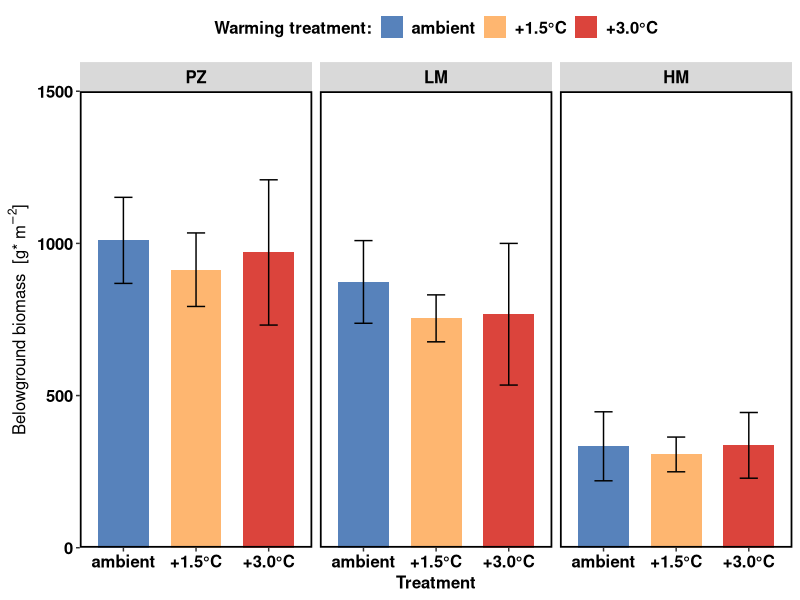
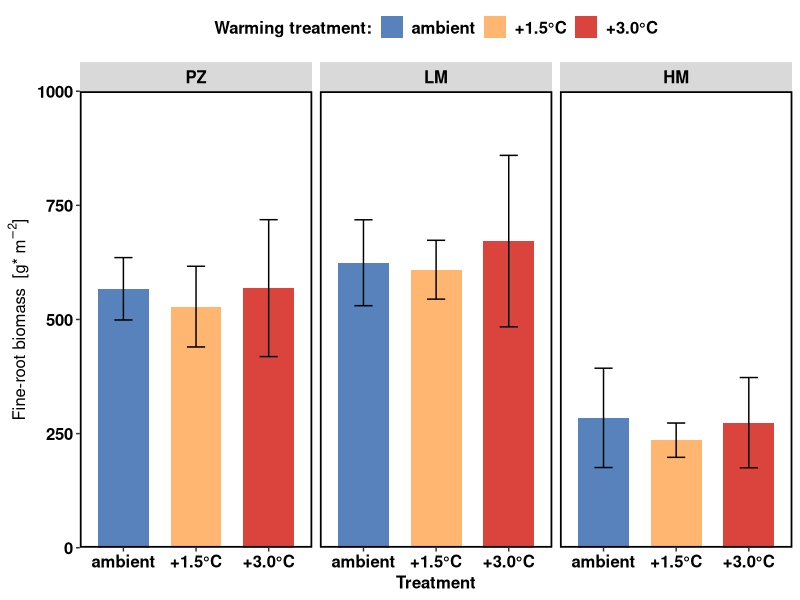
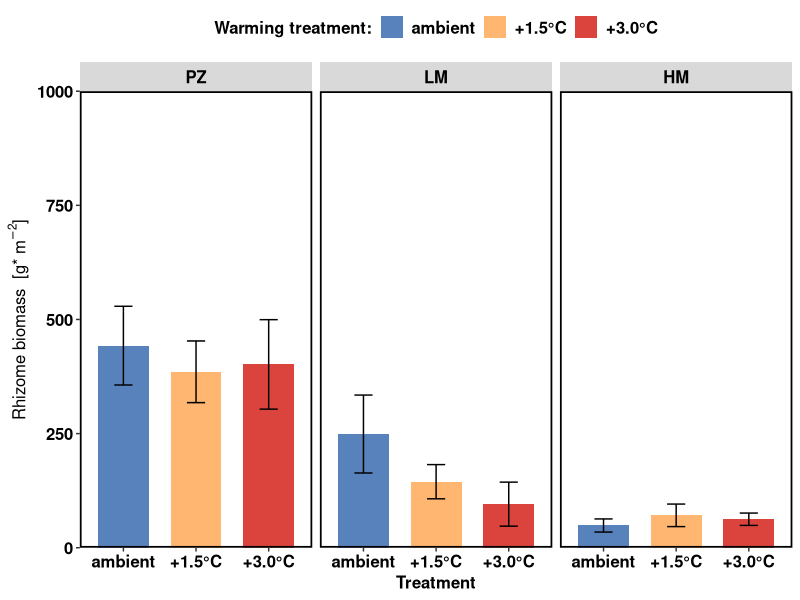
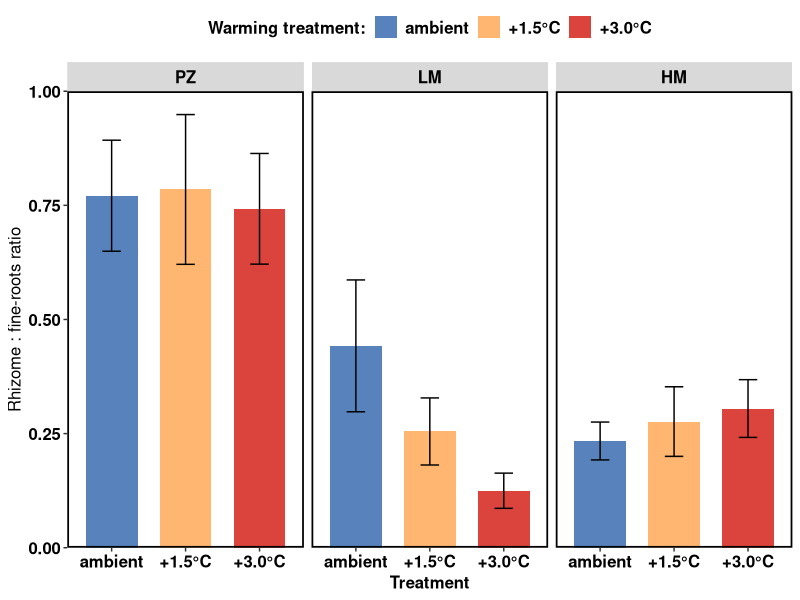

These charts were generated, in order, by the following R code: (Note: this script raises an error after producing the figures.)
## ---- chunk 1
#install.packages("ggplot2")
#install.packages("tidyverse")
## ---- chunk 2
library(tidyverse)
library(ggplot2)
## ---- chunk 3
df_bgb <- read.delim("./data/bgb/df_bgb_22.txt", dec = ".", sep = "\t")
## ---- chunk 4
# Creates a theme for all plots in this study 
# Creates a theme for all plots in this study 
theme_JM <- theme(axis.title.x        = element_text(colour = "black", size = 12, face = "bold"),
                   axis.text.x        = element_text(colour = "black", size = 12, face = "bold"), 
                   axis.title.y       = element_text(colour = "black", size = 12, face = "bold"),
                   axis.text.y        = element_text(colour = "black", size = 12, face = "bold"), 
                   legend.title       = element_text(colour = "black", size = 12, face = "bold"),
                   legend.text        = element_text(colour = "black", size = 12, face = "bold"), 
                   legend.position    = "top",
                   panel.background   = element_blank(), panel.border = element_rect(colour = "black", fill = NA, size = 1.2),
                   legend.key         = element_blank(),
                   strip.text.x       = element_text(colour = "black", size = 12, face = "bold"),
                   strip.text.y       = element_text(colour = "black", size = 12, face = "bold"))
## ---- chunk 5
df_bgb$Treatment <- recode_factor(df_bgb$Treatment, "ambient" = "ambient", "+1.5" = "+1.5°C", "+3.0" = "+3.0°C")
df_bgb$Zone      <- factor(df_bgb$Zone, levels = c("PZ", "LM", "HM"))
## ---- chunk 6
plot_bgb_22 <- df_bgb %>%
  ggplot(aes(x = Treatment, y = BGB_g_m2, fill = Treatment)) +
    stat_summary(fun = mean, geom = "bar", position = position_dodge(width = 0.9),
                 alpha = 0.9, width = 0.7) +
    stat_summary(fun.data = mean_se, geom = "errorbar",
                 position = position_dodge(width = 0.9), width = 0.25, color = "black") +
    scale_fill_manual(values = c("ambient" = "#4575B4", "+1.5°C" = "#FDAE61", "+3.0°C" = "#D73027"), name = "Warming treatment:") +
    scale_y_continuous(name = expression(paste("Belowground biomass", " ", " [", "g", "*", " ", "m"^-2, "]")), expand = c(0,0)) +
    coord_cartesian(ylim = c(0, 1500)) +
    facet_grid(~ Zone) +
    theme_JM 

plot_bgb_fine_22 <- df_bgb %>%
  ggplot(aes(x = Treatment, y = Fine_roots_g_m2, fill = Treatment)) +
    stat_summary(fun = mean, geom = "bar", position = position_dodge(width = 0.9),
                 alpha = 0.9, width = 0.7) +
    stat_summary(fun.data = mean_se, geom = "errorbar",
                 position = position_dodge(width = 0.9), width = 0.25, color = "black") +
    scale_fill_manual(values = c("ambient" = "#4575B4", "+1.5°C" = "#FDAE61", "+3.0°C" = "#D73027"), name = "Warming treatment:") +
    scale_y_continuous(name = expression(paste("Fine-root biomass", " ", " [", "g", "*", " ", "m"^-2, "]")), expand = c(0,0)) +
    coord_cartesian(ylim = c(0, 1000)) +
    facet_grid(~ Zone) +
    theme_JM 

plot_bgb_rhizome_22 <- df_bgb %>%
  ggplot(aes(x = Treatment, y = Rhizome_g_m2, fill = Treatment)) +
    stat_summary(fun = mean, geom = "bar", position = position_dodge(width = 0.9),
                 alpha = 0.9, width = 0.7) +
    stat_summary(fun.data = mean_se, geom = "errorbar",
                 position = position_dodge(width = 0.9), width = 0.25, color = "black") +
    scale_fill_manual(values = c("ambient" = "#4575B4", "+1.5°C" = "#FDAE61", "+3.0°C" = "#D73027"), name = "Warming treatment:") +
    scale_y_continuous(name = expression(paste("Rhizome biomass", " ", " [", "g", "*", " ", "m"^-2, "]")), expand = c(0,0)) +
    coord_cartesian(ylim = c(0, 1000)) +
    facet_grid(~ Zone) +
    theme_JM 

plot_bgb_ratio_22 <- df_bgb %>%
  ggplot(aes(x = Treatment, y = Rhiz_fine, fill = Treatment)) +
    stat_summary(fun = mean, geom = "bar", position = position_dodge(width = 0.9),
                 alpha = 0.9, width = 0.7) +
    stat_summary(fun.data = mean_se, geom = "errorbar",
                 position = position_dodge(width = 0.9), width = 0.25, color = "black") +
    scale_fill_manual(values = c("ambient" = "#4575B4", "+1.5°C" = "#FDAE61", "+3.0°C" = "#D73027"), name = "Warming treatment:") +
    scale_y_continuous(name = expression(paste("Rhizome : fine-roots ratio")), expand = c(0,0)) +
    coord_cartesian(ylim = c(0, 1)) +
    facet_grid(~ Zone) +
    theme_JM 

# All plots:
plot_bgb_22
plot_bgb_fine_22
plot_bgb_rhizome_22
plot_bgb_ratio_22

ggarrange(plot_bgb_22, plot_bgb_fine_22, plot_bgb_rhizome_22, plot_bgb_ratio_22)
## ---- chunk 7
# First, create a new column for the plot ID, to account for non-independence of samples from the same Plot
df_bgb <- df_bgb %>%
  mutate(plot_id = substr(Plot, 1, 3))


# Model for BGB 
model_bgb <- lme(BGB_g_m2 ~ Treatment * Zone + (1|plot_id), 
                data = df_bgb)

# Model for rhizome fine root ratio
model_rhiz_fine <- lmer(Rhiz_fine ~ Treatment * Zone + (1|plot_id), 
                data = df_bgb)

# ANOVA tables
anova_bgb <- Anova(model_bgb, type = 3)
anova_rhiz_fine <- Anova(model_rhiz_fine, type = 3)

# Print ANOVA results
print(anova_bgb)
print(anova_rhiz_fine)

# If you want post-hoc tests for significant effects:
emm_bgb <- emmeans(model_bgb, ~ Treatment | Zone)
emm_rhiz_fine <- emmeans(model_rhiz_fine, ~ Treatment | Zone)

# Pairwise comparisons
pairs_bgb <- pairs(emm_bgb)
pairs_rhiz_fine <- pairs(emm_rhiz_fine)

# Print pairwise comparisons
print(pairs_bgb)
print(pairs_rhiz_fine)
## ---- chunk 8
# R Studio
# R Core Team (2024). R: A Language and Environment for Statistical Computing. https://www.R-project.org/

# ggplot2
# Wickham, H. (2016). ggplot2: Elegant Graphics for Data Analysis. Springer-Verlag New York http://link.springer.com/10.1007/978-0-387-98141-3

# dplyr
#Wickham, H., François, R., Henry, L., Müller, K., Vaughan, D., & PBC, P. S. (2023). dplyr: A Grammar of Data Manipulation. R Package Version 1.1.4 Computer Software. https://doi.org/10.32614/CRAN.package.dplyr
